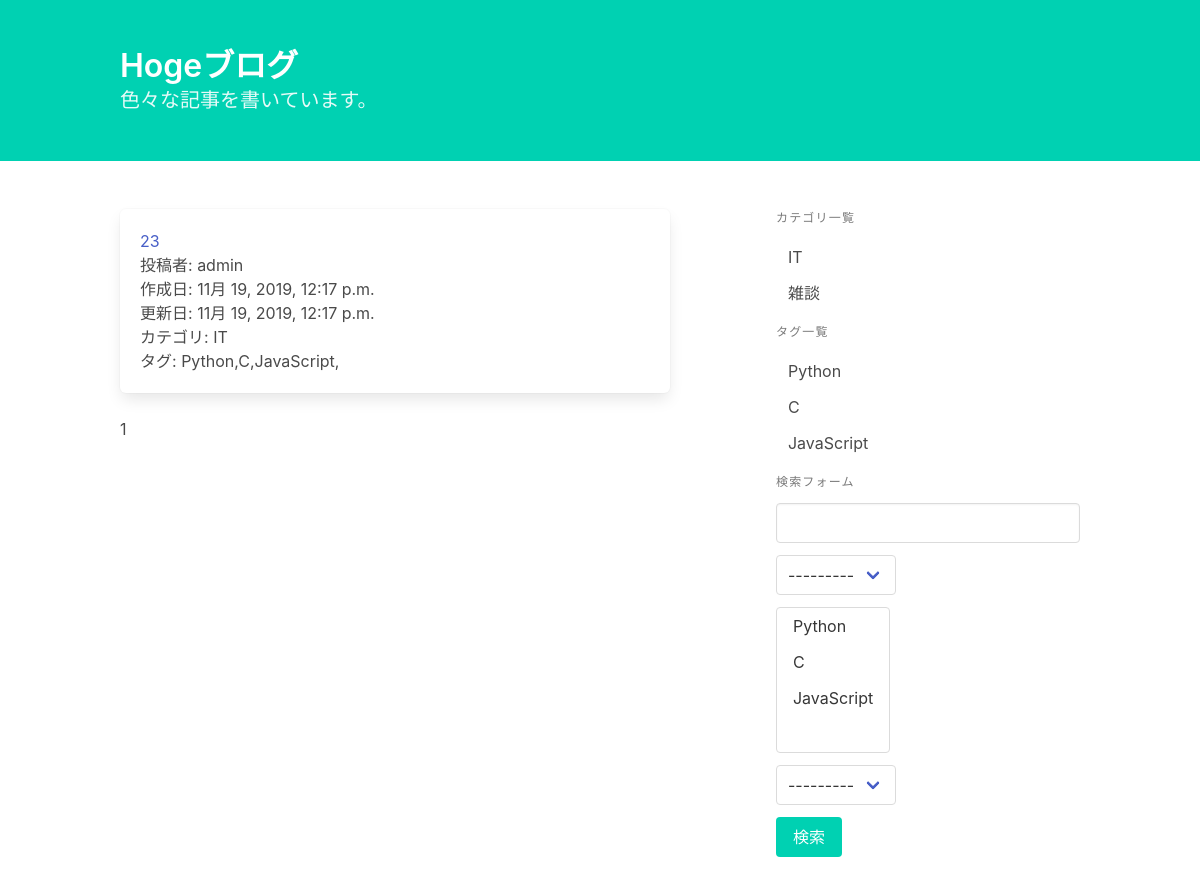
/blog/tag/1/, run on the app's committed database.
### blog/models.py (models this page shows, shortened)
class Post(models.Model):
    title = models.CharField('タイトル', max_length=32)
    text = models.TextField('本文')
    category = models.ForeignKey(Category, on_delete=models.PROTECT, verbose_name='カテゴリ')
    tags = models.ManyToManyField(Tag, verbose_name='タグ', blank=True)
    writer = models.ForeignKey(settings.AUTH_USER_MODEL, on_delete=models.PROTECT, verbose_name='投稿者')
    created_at = models.DateTimeField('作成日', auto_now_add=True)
    updated_at = models.DateTimeField('更新日', auto_now=True)

class Category(models.Model):
    name = models.CharField('カテゴリ名', max_length=255, unique=True)
    def __str__(self):
        return self.name

class Tag(models.Model):
    name = models.CharField('タグ名', max_length=255, unique=True)
    def __str__(self):
        return self.name

### blog/views.py (the view)
# urls.py: path('tag/<int:pk>/', views.PostTagList.as_view(), name='post_tag_list'),
class PostTagList(generic.ListView):
    model = Post
    ordering = '-created_at'
    paginate_by = 10
    def get_queryset(self):
        tag = get_object_or_404(Tag, pk=self.kwargs['pk'])
        return super().get_queryset().filter(tags=tag)

### blog/forms.py
class PostSearchForm(forms.Form):
    key_word = forms.CharField(
        label='キーワード', required=False,
        widget=forms.TextInput(attrs={'class': 'input'})
    )
    category = forms.ModelChoiceField(
        label='カテゴリの選択', required=False,
        queryset=Category.objects.all(),
    )
    tags = forms.ModelMultipleChoiceField(
        label='タグの選択', required=False,
        queryset=Tag.objects.all(),
    )
    user = forms.ModelChoiceField(
        label='投稿者', required=False,
        queryset=User.objects.all(),
    )

### blog/templatetags/blog.py (called while the page is built)
@register.inclusion_tag('blog/category_and_tag_list.html')
def create_category_and_tag_list():
    return {
        'category_list': Category.objects.all(),
        'tag_list': Tag.objects.all(),
    }

@register.inclusion_tag('blog/search_form.html')
def create_search_form(request):
    form = PostSearchForm(request.GET or None)
    return {'form': form}

### blog/templates/blog/post_list.html (shortened to what this page needs)
{% extends 'blog/base.html' %}
{% load blog %}
{% block content %}
    {% for post in post_list %}
        <article class="box">
            <h1><a href="{% url 'blog:post_detail' post.pk %}">{{ post.title }}</a></h1>
            <p>投稿者: {{ post.writer }}</p>
            <p>作成日: {{ post.created_at }}</p>
            <p>更新日: {{ post.updated_at }}</p>
            <p>カテゴリ: {{ post.category }}</p>
            <p>タグ: {% for tag in post.tags.all %}{{ tag }},{% endfor %}</p>
        </article>
    {% endfor %}
    {% for num in page_obj.paginator.page_range %}
        {% if page_obj.number == num %}
            <span>{{ num }}</span>
        {% else %}
            <a href="?{% url_replace request 'page' num %}">{{ num }}</a>
        {% endif %}
    {% endfor %}
{% endblock %}

### blog/templates/blog/category_and_tag_list.html
<p class="menu-label">カテゴリ一覧</p>
<ul class="menu-list">
    {% for category in category_list %}
        <li><a href="{% url 'blog:post_category_list' category.pk %}">{{ category }}</a></li>
    {% endfor %}
</ul>
<p class="menu-label">タグ一覧</p>
<ul class="menu-list">
    {% for tag in tag_list %}
        <li><a href="{% url 'blog:post_tag_list' tag.pk %}">{{ tag }}</a></li>
    {% endfor %}
</ul>

### data on the page
Post: title "23", writer "admin", created_at "11月 19, 2019, 12:17 p.m.", updated_at "11月 19, 2019, 12:17 p.m.", category "IT"
Tag: name "Python"
Tag: name "C"
Tag: name "JavaScript"
Category: name "IT"
Category: name "雑談"

### other printed values
{{ num }} "1"
